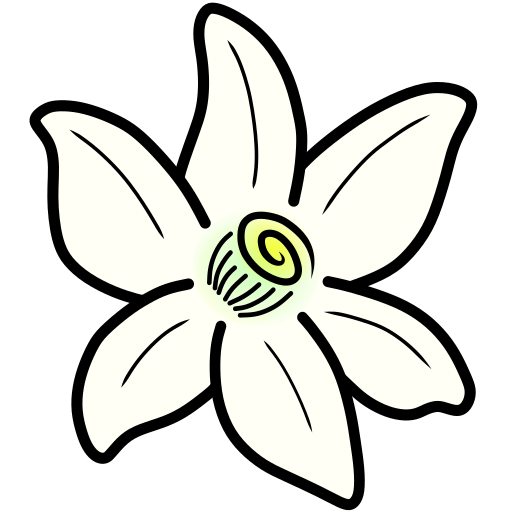
#> input picture PocketBoy/dist/azahar.png, 512 x 512 px
$ python main.py
#> lines starting #> are read from the running program, lines starting #| are printed output that depends on the picture
#!/usr/bin/env python3
"""
Universal Icon Resizer
Interactive tool to resize any image to multiple sizes for browser extensions, apps, etc.
Supports common formats: PNG, JPG, JPEG, GIF, BMP, TIFF, WEBP
"""

from PIL import Image
import os
import tkinter as tk
from tkinter import filedialog, messagebox, simpledialog
import sys

class IconResizer:
    def __init__(self):
        # Default sizes for browser extensions
        self.default_sizes = [16, 32, 48, 64, 128, 256, 512]
        self.supported_formats = {
            '.png': 'PNG',
            '.jpg': 'JPEG',
            '.jpeg': 'JPEG',
            '.gif': 'PNG',  # Convert GIF to PNG for better compatibility
            '.bmp': 'PNG',
            '.tiff': 'PNG',
            '.webp': 'PNG'
        }

    def select_input_image(self):
        """Let user select an input image file"""
        root = tk.Tk()
        root.withdraw()  # Hide the main window

        # Configure file dialog
        filetypes = [
            ('All Images', '*.png *.jpg *.jpeg *.gif *.bmp *.tiff *.webp'),
            ('PNG files', '*.png'),
            ('JPEG files', '*.jpg *.jpeg'),
            ('GIF files', '*.gif'),
            ('BMP files', '*.bmp'),
            ('TIFF files', '*.tiff'),
            ('WEBP files', '*.webp'),
            ('All files', '*.*')
        ]

        file_path = filedialog.askopenfilename(
            title="Select Image to Resize",
            filetypes=filetypes
        )
#> the answer given: ../../PocketBoy/dist/azahar.png

        root.destroy()
        return file_path

    def select_output_directory(self):
        """Let user select output directory"""
        root = tk.Tk()
        root.withdraw()

        directory = filedialog.askdirectory(
            title="Select Output Directory for Resized Images"
        )
#> the answer given: ../../PocketBoy/dist

        root.destroy()
        return directory

    def get_custom_sizes(self):
        """Let user input custom sizes"""
        root = tk.Tk()
        root.withdraw()

        # Ask if user wants to use default sizes or custom sizes
        use_default = messagebox.askyesno(
            "Size Selection",
            f"Use default sizes: {', '.join(map(str, self.default_sizes))}?\n\n"
            "Click 'No' to enter custom sizes."
        )

        if use_default:
            sizes = self.default_sizes
        else:
            sizes_input = simpledialog.askstring(
                "Custom Sizes",
                "Enter sizes separated by commas (e.g., 16,32,48,128):",
                initialvalue=','.join(map(str, self.default_sizes))
            )

            if sizes_input:
                try:
                    sizes = [int(size.strip()) for size in sizes_input.split(',')]
                    sizes = [s for s in sizes if s > 0]  # Filter out invalid sizes
                except ValueError:
                    messagebox.showerror("Error", "Invalid size format. Using default sizes.")
                    sizes = self.default_sizes
            else:
                sizes = self.default_sizes

        root.destroy()
        return sizes

    def get_output_format(self):
        """Let user choose output format"""
        root = tk.Tk()
        root.withdraw()

        use_png = messagebox.askyesno(
            "Output Format",
            "Save as PNG format?\n\n"
            "PNG: Best for icons (transparency support)\n"
            "JPEG: Smaller files (no transparency)\n\n"
            "Click 'Yes' for PNG, 'No' for JPEG"
        )

        root.destroy()
        return 'PNG' if use_png else 'JPEG'

    def resize_image(self, input_path, output_dir, sizes, output_format):
        """Resize image to specified sizes"""
#> called with input_path = '../../PocketBoy/dist/azahar.png', output_dir = '../../PocketBoy/dist', output_format = 'PNG'
        try:
            # Get filename without extension
            base_name = os.path.splitext(os.path.basename(input_path))[0]

            # Open and process the image
            with Image.open(input_path) as img:
#> img is the input picture: PIL image 512x512 RGBA; mean R, G, B, A 220.9, 221.4, 216.1, 131.3
                print(f"📸 Original image: {os.path.basename(input_path)}")
                print(f"   Size: {img.size}")
#|    Size: (512, 512)
                print(f"   Mode: {img.mode}")
#|    Mode: RGBA
                print(f"   Format: {img.format}")
#|    Format: PNG

                # Convert to RGBA for PNG or RGB for JPEG
                if output_format == 'PNG' and img.mode not in ['RGBA', 'LA']:
                    img = img.convert('RGBA')
                elif output_format == 'JPEG' and img.mode in ['RGBA', 'LA']:
                    # Create white background for JPEG
                    background = Image.new('RGB', img.size, (255, 255, 255))
                    if img.mode == 'RGBA':
                        background.paste(img, mask=img.split()[-1])  # Use alpha channel as mask
                    else:
                        background.paste(img)
                    img = background
                elif output_format == 'JPEG' and img.mode != 'RGB':
                    img = img.convert('RGB')

                successful_sizes = []
                failed_sizes = []

                # Create resized versions
                for size in sizes:
                    try:
                        # Use high-quality resampling
                        if hasattr(Image, 'Resampling'):
                            # PIL 10.0.0+
                            resized = img.resize((size, size), Image.Resampling.LANCZOS)
                        else:
                            # Older PIL versions
                            resized = img.resize((size, size), Image.LANCZOS)

                        # Create filename
                        extension = '.png' if output_format == 'PNG' else '.jpg'
                        filename = f"{base_name}_{size}x{size}{extension}"
                        output_path = os.path.join(output_dir, filename)

                        # Save with optimization
                        if output_format == 'PNG':
                            resized.save(output_path, "PNG", optimize=True)
                        else:
                            resized.save(output_path, "JPEG", optimize=True, quality=95)

                        successful_sizes.append(size)
                        print(f"✅ Created {size}x{size}: {filename}")

                    except Exception as e:
                        failed_sizes.append(size)
                        print(f"❌ Failed to create {size}x{size}: {str(e)}")
#> this loop made 7 passes
#> pass 1, in resize_image, `resized = img.resize((size, size), Image.Resampling.LANCZOS)`:
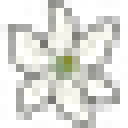
#> resized: PIL image 16x16 RGBA (shown 8 times larger); mean R, G, B, A 122.4, 122.9, 118.4, 131.1; transparent parts drawn white
#> pass 2, in resize_image, `resized = img.resize((size, size), Image.Resampling.LANCZOS)`:
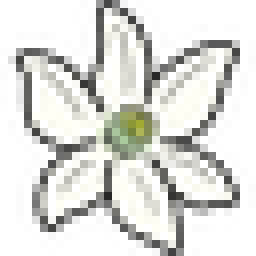
#> resized: PIL image 32x32 RGBA (shown 8 times larger); mean R, G, B, A 104.5, 104.9, 101.1, 131.2; transparent parts drawn white
#> pass 3, in resize_image, `resized = img.resize((size, size), Image.Resampling.LANCZOS)`:
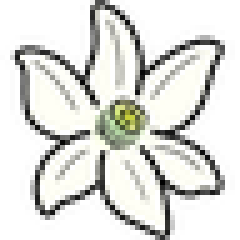
#> resized: PIL image 48x48 RGBA (shown 5 times larger); mean R, G, B, A 99.3, 99.7, 95.8, 131.3; transparent parts drawn white
#> after the loop, failed_sizes = []; successful_sizes = [16, 32, 48, 64, 128, 256, 512]

                return successful_sizes, failed_sizes

        except Exception as e:
            print(f"❌ Error opening image: {str(e)}")
            return [], sizes

    def run(self):
        """Main execution function"""
        print("🎨 Universal Icon Resizer")
        print("=" * 50)

        # Step 1: Select input image
        print("\n📁 Step 1: Select input image...")
        input_path = self.select_input_image()

        if not input_path:
            print("❌ No image selected. Exiting.")
            return

        if not os.path.exists(input_path):
            print(f"❌ File not found: {input_path}")
            return

        # Validate file format
        _, ext = os.path.splitext(input_path.lower())
        if ext not in self.supported_formats:
            print(f"❌ Unsupported format: {ext}")
            print(f"Supported formats: {', '.join(self.supported_formats.keys())}")
            return

        # Step 2: Select output directory
        print("\n📁 Step 2: Select output directory...")
        output_dir = self.select_output_directory()

        if not output_dir:
            print("❌ No output directory selected. Exiting.")
            return

        # Create output directory if it doesn't exist
        os.makedirs(output_dir, exist_ok=True)

        # Step 3: Get sizes
        print("\n📐 Step 3: Select sizes...")
        sizes = self.get_custom_sizes()

        if not sizes:
            print("❌ No sizes specified. Exiting.")
            return

        # Step 4: Get output format
        print("\n🎨 Step 4: Select output format...")
        output_format = self.get_output_format()

        # Step 5: Process image
        print(f"\n🔄 Processing image...")
        print(f"   Input: {input_path}")
        print(f"   Output: {output_dir}")
        print(f"   Sizes: {sizes}")
        print(f"   Format: {output_format}")
        print("-" * 50)

        successful_sizes, failed_sizes = self.resize_image(
            input_path, output_dir, sizes, output_format
        )
#> successful_sizes = [16, 32, 48, 64, 128, 256, 512]; failed_sizes = []

        # Show results
        print("\n" + "=" * 50)
        print("📊 RESULTS:")

        if successful_sizes:
            print(f"✅ Successfully created {len(successful_sizes)} sizes:")
#| ✅ Successfully created 7 sizes:
            for size in successful_sizes:
                print(f"   - {size}x{size} pixels")
#> this loop made 7 passes
#> size on passes 1 to 7: 16, 32, 48, 64, 128, 256, 512
#|    - 16x16 pixels
#|    - 32x32 pixels
#|    - 48x48 pixels
#|    - 64x64 pixels
#|    - 128x128 pixels
#|    - 256x256 pixels
#|    - 512x512 pixels

        if failed_sizes:
            print(f"❌ Failed to create {len(failed_sizes)} sizes:")
            for size in failed_sizes:
                print(f"   - {size}x{size} pixels")

        print(f"\n📁 Output location: {output_dir}")

        # Show final message
        if successful_sizes:
            root = tk.Tk()
            root.withdraw()
            messagebox.showinfo(
                "Success!",
                f"Successfully created {len(successful_sizes)} icon sizes!\n\n"
                f"Location: {output_dir}"
            )
            root.destroy()

def main():
    """Main entry point"""
    try:
        resizer = IconResizer()
        resizer.run()
    except KeyboardInterrupt:
        print("\n\n❌ Operation cancelled by user.")
    except Exception as e:
        print(f"\n❌ Unexpected error: {str(e)}")
        input("Press Enter to exit...")

if __name__ == "__main__":
    main()
